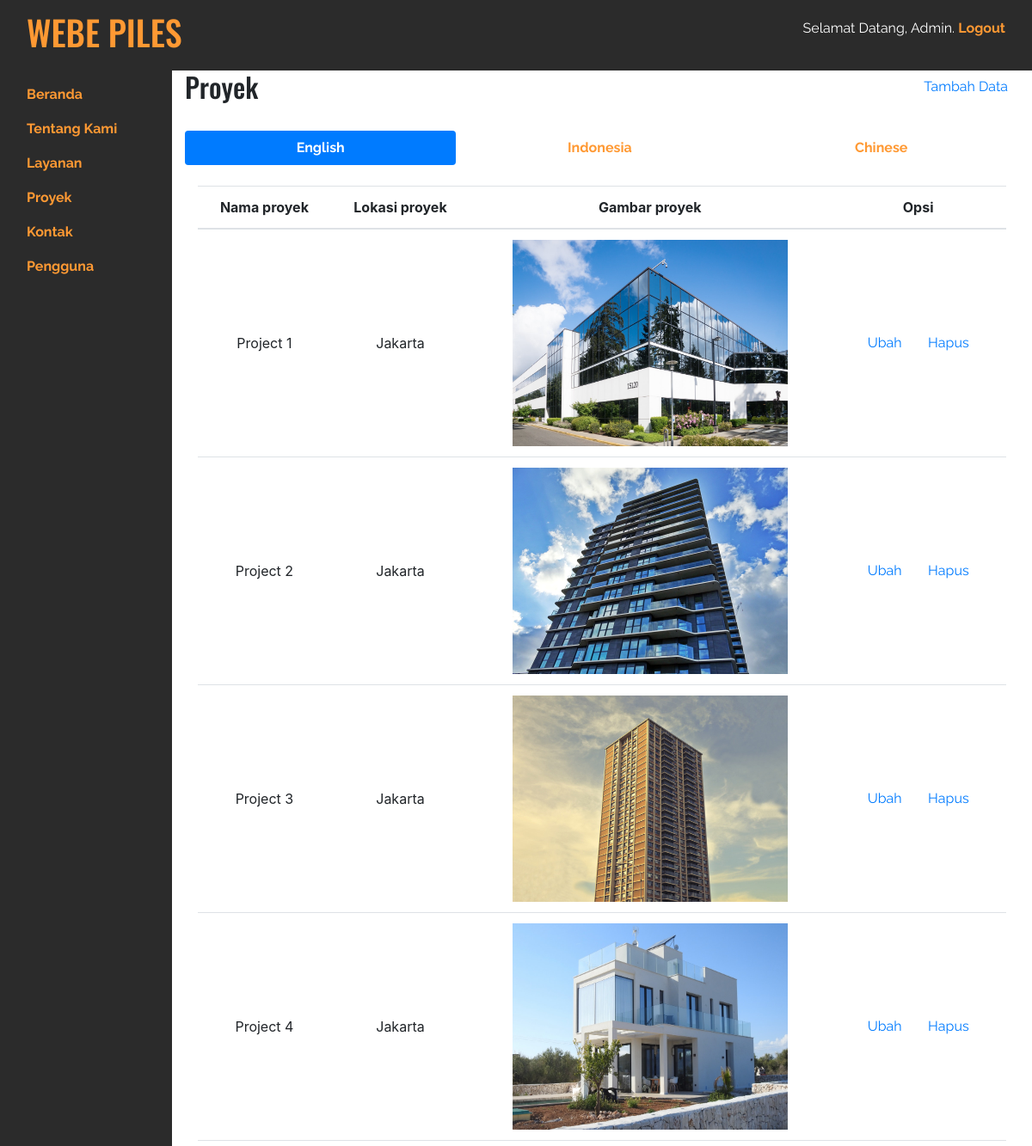
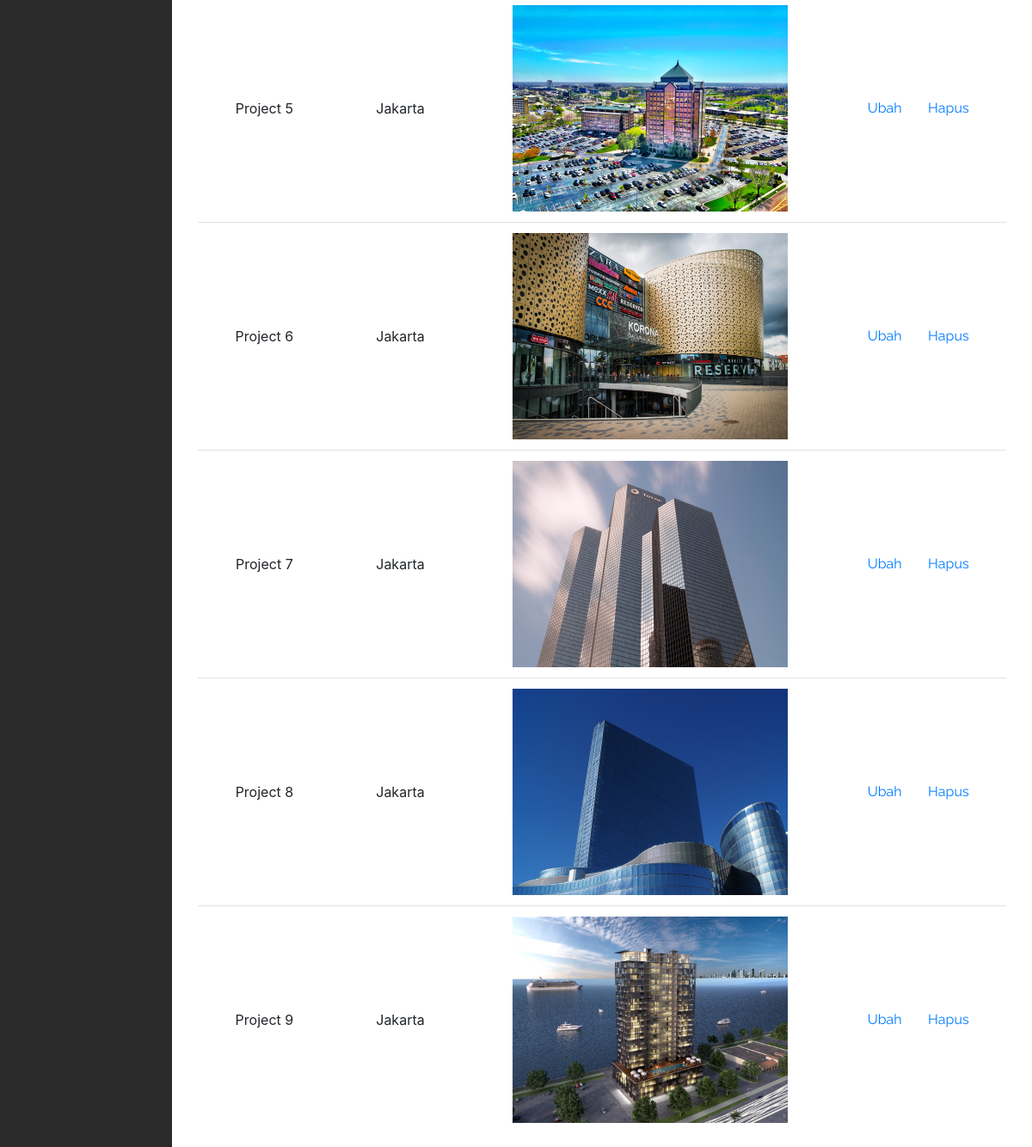
The page /admin/proyek.php on the database its author committed (2 pictures, top to bottom).
### tables this page shows
CREATE TABLE `proyek` (
  `id_proyek` int(11) NOT NULL,
  `gambar_proyek` varchar(200) NOT NULL,
  `nama_proyek` varchar(100) DEFAULT NULL,
  `lokasi_proyek` varchar(50) DEFAULT NULL,
  `bahasa_proyek` varchar(2) DEFAULT NULL
);

### admin/proyek.php (the view, shortened to what this page needs)
<!doctype html>
<html lang="id">
  </head>
  <body>
    <?php include 'navbar.php'; ?>
    <div class="container-fluid">
      <div class="row">
        <div class="col-md-10">
          <div class="row">
            <div class="col d-flex justify-content-between">
              <h2>Proyek</h2>
              <a href="#" class="btn btn-link">Tambah Data</a>
            </div>
          </div>
          <br>
          <ul class="nav nav-pills nav-fill" role="tablist">
            <li class="nav-item">
              <a class="nav-link active" data-toggle="pill" href="#proyek-en">English</a>
            </li>
            <li class="nav-item">
              <a class="nav-link" data-toggle="pill" href="#proyek-id">Indonesia</a>
            </li>
            <li class="nav-item">
              <a class="nav-link" data-toggle="pill" href="#proyek-cn">Chinese</a>
            </li>
          </ul>
          <div class="tab-content">
            <div id="proyek-en" class="container tab-pane active"><br>
              <?php
                include 'fungsi/koneksi.php';
                $proyek_en = "SELECT * FROM proyek WHERE bahasa_proyek = 'en'";
                $hasil_proyek_en = mysqli_query($koneksi, $proyek_en);
              ?>
              <table class="table table-hover text-center">
                <thead>
                  <tr>
                    <th class="align-middle">Nama proyek</th>
                    <th class="align-middle">Lokasi proyek</th>
                    <th class="align-middle">Gambar proyek</th>
                    <th class="align-middle">Opsi</th>
                  </tr>
                </thead>
                <tbody>
                  <?php
                    while ($row_proyek_en = mysqli_fetch_array($hasil_proyek_en, MYSQLI_ASSOC)) {
                  ?>
                  <tr>
                    <td class="align-middle"><?php echo $row_proyek_en['nama_proyek']; ?></td>
                    <td class="align-middle"><?php echo $row_proyek_en['lokasi_proyek']; ?></td>
                    <td class="align-middle"><img style="width: 320px; height: 240px;" src="../<?php echo $row_proyek_en['gambar_proyek']; ?>"></td>
                    <td class="align-middle">
                      <a href="#" class="btn btn-link">Ubah</a>
                      <a href="#" class="btn btn-link">Hapus</a>
                    </td>
                  </tr>
                  <?php
                    }
                  ?>
                </tbody>
              </table>
            </div>
          </div>
        </div>
      </div>
    </div>
  </body>
</html>

### style.css (style rules this page uses)
h1, h2, h3 { font-family: 'Oswald', sans-serif; }
h4, p, a, address { font-family: 'Raleway', sans-serif; }
a { font-weight: bold; color: #ff9933; }

### rows shown on the page
proyek: nama_proyek "Project 1", lokasi_proyek "Jakarta", gambar_proyek (picture)
proyek: nama_proyek "Project 2", lokasi_proyek "Jakarta", gambar_proyek (picture)
proyek: nama_proyek "Project 3", lokasi_proyek "Jakarta", gambar_proyek (picture)
proyek: nama_proyek "Project 4", lokasi_proyek "Jakarta", gambar_proyek (picture)
proyek: nama_proyek "Project 5", lokasi_proyek "Jakarta", gambar_proyek (picture)
proyek: nama_proyek "Project 6", lokasi_proyek "Jakarta", gambar_proyek (picture)
proyek: nama_proyek "Project 7", lokasi_proyek "Jakarta", gambar_proyek (picture)
proyek: nama_proyek "Project 8", lokasi_proyek "Jakarta", gambar_proyek (picture)
proyek: nama_proyek "Project 9", lokasi_proyek "Jakarta", gambar_proyek (picture)
